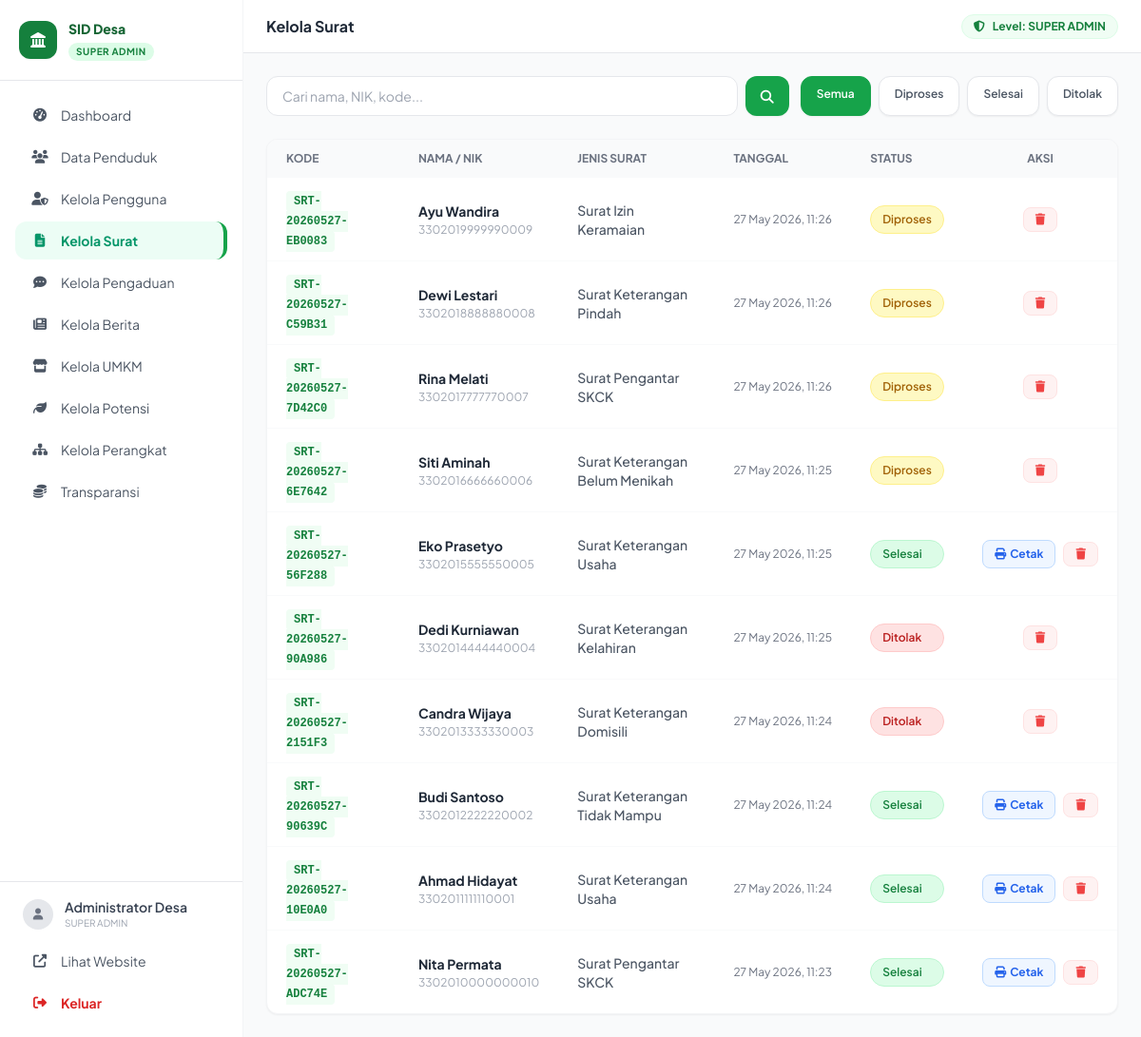
Screenshot of /admin/kelola-surat.php (signed in) with the database file from the repository.
### tables this page shows
CREATE TABLE `surat` (
  `id` int(11) NOT NULL,
  `nik` varchar(20) NOT NULL,
  `nama` varchar(200) NOT NULL,
  `jenis_surat` varchar(100) NOT NULL,
  `keperluan` text NOT NULL,
  `kode_pengajuan` varchar(20) NOT NULL,
  `status` enum('Diproses','Selesai','Ditolak') DEFAULT 'Diproses',
  `tanggal` timestamp NOT NULL DEFAULT current_timestamp()
);

### config/db.php (called while the page is built, shortened)
<?php
$conn = new mysqli(DB_HOST, DB_USER, DB_PASS, DB_NAME);
$conn->set_charset("utf8mb4");
function clean($str) {
    global $conn;
    return htmlspecialchars(strip_tags($conn->real_escape_string(trim($str))));
}
?>

### admin/kelola-surat.php (the view, shortened to what this page needs)
<?php
require_once '../config/db.php';
$filter = $_GET['status'] ?? '';
$search = clean($_GET['q'] ?? '');
$where = "WHERE 1=1";
$surat = $conn->query("SELECT * FROM surat $where ORDER BY tanggal DESC");
require_once 'layout.php';
function badgeStatus($s) {
    $map = [
        'Diproses' => 'bg-yellow-100 text-yellow-700 border border-yellow-200',
        'Selesai'  => 'bg-green-100 text-green-700 border border-green-200',
        'Ditolak'  => 'bg-red-100 text-red-700 border border-red-200'
    ];
    return $map[$s] ?? 'bg-gray-100 text-gray-600 border border-gray-200';
}
?>
<div class="flex flex-wrap gap-3 mb-6">
    <form method="GET" class="flex gap-2 flex-1 min-w-0">
        <input type="text" name="q" value="<?= htmlspecialchars($search) ?>"
               placeholder="Cari nama, NIK, kode..."
               class="flex-1 border border-gray-200 rounded-xl px-4 py-2.5 text-sm focus:outline-none focus:ring-2 focus:ring-green-500">
        <button type="submit" class="bg-green-600 text-white px-4 py-2.5 rounded-xl text-sm hover:bg-green-700 shadow-sm transition">
            <i class="fas fa-search"></i>
        </button>
    </form>
    <div class="flex gap-2 flex-wrap">
        <?php foreach([''=>'Semua','Diproses'=>'Diproses','Selesai'=>'Selesai','Ditolak'=>'Ditolak'] as $v=>$l): ?>
        <a href="?status=<?= $v ?><?= $search ? '&q='.$search : '' ?>"
           class="px-4 py-2.5 rounded-xl text-xs font-semibold border transition shadow-sm
                  <?= $filter === $v ? 'bg-green-600 text-white border-green-600' : 'bg-white text-gray-600 border-gray-200 hover:bg-gray-50' ?>">
            <?= $l ?>
        </a>
        <?php endforeach; ?>
    </div>
</div>
<div class="hidden md:block bg-white rounded-xl shadow-sm border border-gray-100 overflow-hidden">
    <table class="w-full text-sm">
        <thead class="bg-gray-50 text-xs text-gray-500 uppercase">
            <tr>
                <th class="px-5 py-3 text-left">Kode</th>
                <th class="px-5 py-3 text-left">Nama / NIK</th>
                <th class="px-5 py-3 text-left">Jenis Surat</th>
                <th class="px-5 py-3 text-left">Tanggal</th>
                <th class="px-5 py-3 text-left">Status</th>
                <th class="px-5 py-3 text-center">Aksi</th>
            </tr>
        </thead>
        <tbody class="divide-y divide-gray-50">
            <?php
            $rows = [];
            while($row = $surat->fetch_assoc()) $rows[] = $row;
            if(empty($rows)): ?>
            <tr>
                <td colspan="6" class="text-center py-12 text-gray-400">
                    <i class="fas fa-envelope-open text-3xl mb-3 text-gray-300 block"></i>
                    Belum ada data surat pengajuan.
                </td>
            </tr>
            <?php else: foreach($rows as $row): ?>
            <tr class="hover:bg-gray-50">
                <td class="px-5 py-3">
                    <span class="font-mono text-xs text-green-700 font-semibold bg-green-50 px-2 py-1 rounded"><?= $row['kode_pengajuan'] ?></span>
                </td>
                <td class="px-5 py-3">
                    <div class="font-bold text-gray-800"><?= htmlspecialchars($row['nama']) ?></div>
                    <div class="text-xs text-gray-400 mt-0.5"><?= $row['nik'] ?></div>
                </td>
                <td class="px-5 py-3 text-gray-600 font-medium"><?= htmlspecialchars($row['jenis_surat']) ?></td>
                <td class="px-5 py-3 text-gray-500 text-xs whitespace-nowrap">
                    <?= isset($row['tanggal']) ? date('d M Y, H:i', strtotime($row['tanggal'])) : '' ?>
                </td>
                <td class="px-5 py-3">
                    <form method="POST" action="kelola-surat.php" class="inline">
                        <select name="status" onchange="this.form.submit()"
                                class="text-xs font-semibold px-3 py-1.5 rounded-full cursor-pointer focus:outline-none focus:ring-2 focus:ring-green-400 appearance-none <?= badgeStatus($row['status']) ?>">
                            <option value="Diproses" <?= $row['status']=='Diproses'?'selected':'' ?>>Diproses</option>
                            <option value="Selesai"  <?= $row['status']=='Selesai'?'selected':'' ?>>Selesai</option>
                            <option value="Ditolak"  <?= $row['status']=='Ditolak'?'selected':'' ?>>Ditolak</option>
                        </select>
                    </form>
                </td>
                <td class="px-5 py-3">
                    <div class="flex items-center justify-center gap-2">
                        <?php if($row['status'] == 'Selesai'): ?>
                        <a href="cetak-surat.php?id=<?= $row['id'] ?>" target="_blank" title="Cetak Surat PDF"
                           class="bg-blue-50 text-blue-600 hover:bg-blue-100 px-3 py-1.5 rounded-lg text-xs font-bold transition flex items-center gap-1 border border-blue-200">
                            <i class="fas fa-print"></i> Cetak
                        </a>
                        <?php endif; ?>
                        <a href="#"
                           onclick="konfirmasiHapus('?delete=<?= $row['id'] ?>', 'Pengajuan surat dari <?= addslashes(htmlspecialchars($row['nama'])) ?>'); return false;"
                           title="Hapus Data"
                           class="text-red-500 hover:text-red-700 text-xs font-semibold bg-red-50 hover:bg-red-100 px-3 py-1.5 rounded-lg transition inline-flex items-center justify-center border border-red-100">
                            <i class="fas fa-trash"></i>
                        </a>
                    </div>
                </td>
            </tr>
            <?php endforeach; endif; ?>
        </tbody>
    </table>
</div>
<?php require_once 'layout-footer.php'; ?>

### admin/layout.php (style rules this page uses)
body { font-family: 'Plus Jakarta Sans', sans-serif; }

### rows the page displays
surat: kode_pengajuan "SRT-20260527-EB0083", nama "Ayu Wandira", nik "3302019999990009", jenis_surat "Surat Izin Keramaian", tanggal "27 May 2026, 11:26", status "Diproses"
surat: kode_pengajuan "SRT-20260527-C59B31", nama "Dewi Lestari", nik "3302018888880008", jenis_surat "Surat Keterangan Pindah", tanggal "27 May 2026, 11:26", status "Diproses"
surat: kode_pengajuan "SRT-20260527-7D42C0", nama "Rina Melati", nik "3302017777770007", jenis_surat "Surat Pengantar SKCK", tanggal "27 May 2026, 11:26", status "Diproses"
surat: kode_pengajuan "SRT-20260527-6E7642", nama "Siti Aminah", nik "3302016666660006", jenis_surat "Surat Keterangan Belum Menikah", tanggal "27 May 2026, 11:25", status "Diproses"
surat: kode_pengajuan "SRT-20260527-56F288", nama "Eko Prasetyo", nik "3302015555550005", jenis_surat "Surat Keterangan Usaha", tanggal "27 May 2026, 11:25", status "Selesai"
surat: kode_pengajuan "SRT-20260527-90A986", nama "Dedi Kurniawan", nik "3302014444440004", jenis_surat "Surat Keterangan Kelahiran", tanggal "27 May 2026, 11:25", status "Ditolak"
surat: kode_pengajuan "SRT-20260527-2151F3", nama "Candra Wijaya", nik "3302013333330003", jenis_surat "Surat Keterangan Domisili", tanggal "27 May 2026, 11:24", status "Ditolak"
surat: kode_pengajuan "SRT-20260527-90639C", nama "Budi Santoso", nik "3302012222220002", jenis_surat "Surat Keterangan Tidak Mampu", tanggal "27 May 2026, 11:24", status "Selesai"
surat: kode_pengajuan "SRT-20260527-10E0A0", nama "Ahmad Hidayat", nik "3302011111110001", jenis_surat "Surat Keterangan Usaha", tanggal "27 May 2026, 11:24", status "Selesai"
surat: kode_pengajuan "SRT-20260527-ADC74E", nama "Nita Permata", nik "3302010000000010", jenis_surat "Surat Pengantar SKCK", tanggal "27 May 2026, 11:23", status "Selesai"

### other values shown
str_replace('_', ' ', $admin_role) "SUPER ADMIN"
$admin_name "Administrator Desa"
$page_title "Kelola Surat"
$l "Semua"
$l "Diproses"
$l "Selesai"
$l "Ditolak"
